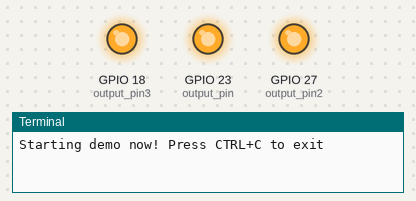
Bench run of a program on a simulated Raspberry Pi (BCM pin numbers). Parts: output pins drawn as LEDs (lit = HIGH), the last lines printed to the terminal.

Above: at 1.0 s.
At 2.5 s:
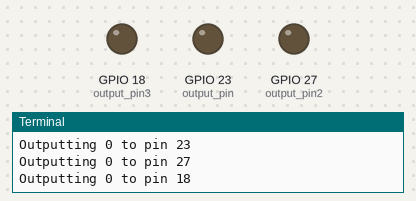
Timing chart, 0 to 4.6 s (numbered marks = the images above):
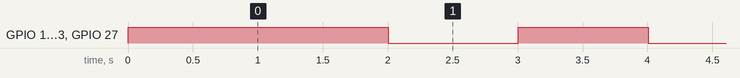

The program:

gpio_test.py
```python
import RPi.GPIO as GPIO
import time

# Pin Definitions
output_pin = 23  # BCM pin 23, BOARD pin 16
output_pin2 = 27 #BCM 27, board 13
output_pin3 = 18#BCN 18, board 12
def main():
    # Pin Setup:
    GPIO.setmode(GPIO.BCM)  # BCM pin-numbering scheme from Raspberry Pi
    # set pin as an output pin with optional initial state of HIGH
    GPIO.setup(output_pin, GPIO.OUT, initial=GPIO.HIGH)
    GPIO.setup(output_pin2, GPIO.OUT, initial=GPIO.HIGH)
    GPIO.setup(output_pin3, GPIO.OUT, initial=GPIO.HIGH)
    print("Starting demo now! Press CTRL+C to exit")
    curr_value = GPIO.HIGH
    try:
        while True:
            time.sleep(1)
            # Toggle the output every second
            print("Outputting {} to pin {}".format(curr_value, output_pin))
            GPIO.output(output_pin, curr_value)
            print("Outputting {} to pin {}".format(curr_value, output_pin2))
            GPIO.output(output_pin2, curr_value)
            print("Outputting {} to pin {}".format(curr_value, output_pin3))
            GPIO.output(output_pin3, curr_value)
            curr_value ^= GPIO.HIGH
    finally:
        GPIO.cleanup()

if __name__ == '__main__':
    main()
```

Measured:
- by itself, GPIO 18 (output_pin3), GPIO 23 (output_pin), GPIO 27 (output_pin2): alternates HIGH for 1.0 s and LOW for 1.0 s
